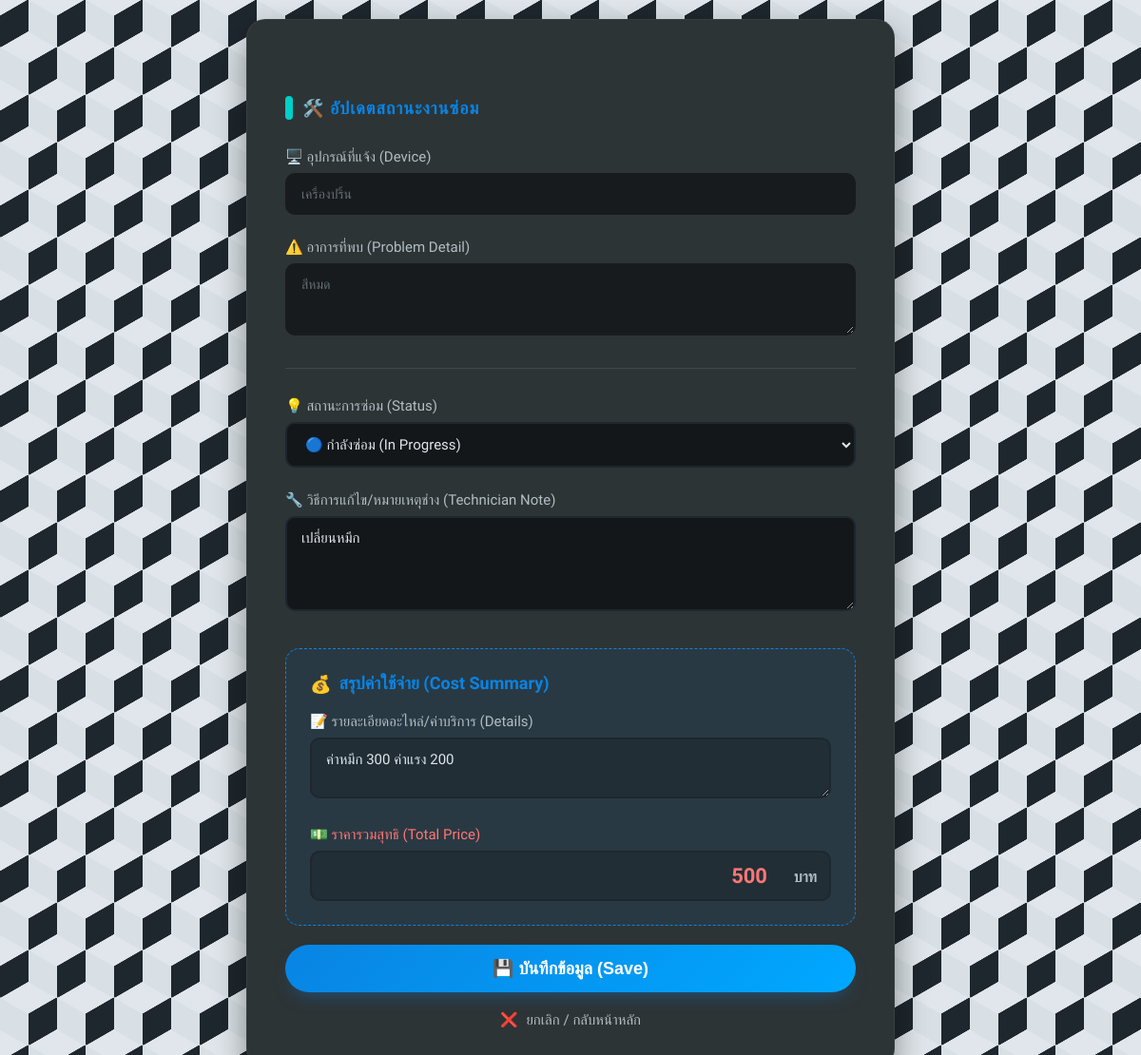
The app's page /update/1 (signed in) with its own data.
### tables this page shows
CREATE TABLE repairs (
    repair_id INTEGER PRIMARY KEY AUTOINCREMENT,
    user_id INTEGER NOT NULL,
    device_name TEXT NOT NULL,
    problem_detail TEXT NOT NULL,
    location TEXT NOT NULL,
    status TEXT DEFAULT 'Pending',
    report_date TIMESTAMP DEFAULT CURRENT_TIMESTAMP,
    technician_note TEXT,
    spare_parts TEXT, 
    cost INTEGER DEFAULT 0,
    FOREIGN KEY (user_id) REFERENCES users (user_id)
);

### app.py (the view, shortened to what this page needs)
@app.route('/update/<int:repair_id>', methods=['GET', 'POST'])
def update_repair(repair_id):
    if session.get('role') != 'admin':
        return redirect(url_for('login'))
    conn = get_db_connection()
    repair = conn.execute('SELECT * FROM repairs WHERE repair_id = ?', (repair_id,)).fetchone()
    conn.close()
    return render_template('update_repair.html', repair=repair)

### app.py (called while the page is built)
def get_db_connection():
    conn = sqlite3.connect('maintenance.db')
    conn.row_factory = sqlite3.Row
    return conn

### templates/update_repair.html (shortened to what this page needs)
<!DOCTYPE html>
<html lang="th">
<head>
    <link rel="stylesheet" href="{{ url_for('static', filename='style.css') }}">
</head>
<body>
    <div class="update-container">
        <h2>🛠️ อัปเดตสถานะงานซ่อม</h2>
        <form method="POST">
            <div class="form-group">
                <label>🖥️ อุปกรณ์ที่แจ้ง (Device)</label>
                <input type="text" value="{{ repair['device_name'] }}" class="form-control readonly" readonly>
            </div>
            <div class="form-group">
                <label>⚠️ อาการที่พบ (Problem Detail)</label>
                <textarea rows="3" class="form-control readonly" readonly>{{ repair['problem_detail'] }}</textarea>
            </div>
            <hr class="divider">
            <div class="form-group">
                <label for="status">💡 สถานะการซ่อม (Status)</label>
                <select name="status" id="status" class="form-control" style="cursor: pointer;">
                    <option value="In Progress" {% if repair['status'] == 'In Progress' %}selected{% endif %}>🔵 กำลังซ่อม (In Progress)</option>
                </select>
            </div>
            <div class="form-group">
                <label for="technician_note">🔧 วิธีการแก้ไข/หมายเหตุช่าง (Technician Note)</label>
                <textarea name="technician_note" id="technician_note" rows="4" class="form-control" placeholder="ระบุสิ่งที่ได้ดำเนินการไป...">{{ repair['technician_note'] or '' }}</textarea>
            </div>
            <div class="cost-section">
                <div class="cost-title">
                    💰 <span>สรุปค่าใช้จ่าย (Cost Summary)</span>
                </div>
                <div class="form-group">
                    <label for="spare_parts">📝 รายละเอียดอะไหล่/ค่าบริการ (Details)</label>
                    <textarea name="spare_parts" id="spare_parts" rows="2" class="form-control" placeholder="เช่น ค่า SSD 500 บาท, ค่าแรง 300 บาท..." style="background-color: rgba(0,0,0,0.2);">{{ repair['spare_parts'] or '' }}</textarea>
                </div>
                <div class="form-group" style="margin-bottom: 0;">
                    <label for="cost" style="color: var(--danger-color);">💵 ราคารวมสุทธิ (Total Price)</label>
                    <div class="price-input-group">
                        <input type="number" name="cost" id="cost" class="form-control price-input" placeholder="0" value="{{ repair['cost'] or 0 }}" min="0">
                        <span class="price-currency">บาท</span>
                    </div>
                </div>
            </div>
            <button type="submit" class="btn-submit">💾 บันทึกข้อมูล (Save)</button>
        </form>
        <a href="{{ url_for('dashboard') }}" class="btn-cancel">
            <span style="margin-right: 5px;">❌</span> ยกเลิก / กลับหน้าหลัก
        </a>
    </div>
</body>
</html>

### static/style.css (style rules this page uses)
:root { --primary-blue: #0984e3; --light-blue: #74b9ff; --teal: #00cec9; --bg-color: #dfe6e9; --text-color: #2d3436; --border-radius: 15px; }
body { font-family: 'Prompt', sans-serif; color: var(--text-color); margin: 0; padding: 40px 20px; min-height: 100vh; background-color: #eef2f3; background-image: linear-gradient(30deg, #e0e6eb 12%, transparent 12.5%, transparent 87%, #e0e6eb 87.5%, #e0e6eb), linear-gradient(150deg, #e0e6eb 12%, transparent 12.5%, transparent 87%, #e0e6eb 87.5%, #e0e6eb), linear-gradient(30deg, #e0e6eb 12%, transparent 12.5%, transparent 87%, #e0e6eb 87.5%, #e0e6eb), linear-gradient(150deg, #e0e6eb 12%, transparent 12.5%, transparent 87%, #e0e6eb 87.5%, #e0e6eb), linear-gradient(60deg, #d8e0e5 25%, transparent 25.5%, transparent 75%, #d8e0e5 75%, #d8e0e5), linear-gradient(60deg, #d8e0e5 25%, transparent 25.5%, transparent 75%, #d8e0e5 75%, #d8e0e5); background-size: 60px 100px; background-position: 0 0, 0 0, 30px 50px, 30px 50px, 0 0, 30px 50px; display: flex; justify-content: center; }
h2 { font-size: 18px; color: var(--primary-blue); margin-top: 40px; margin-bottom: 15px; display: flex; align-items: center; }
h2::before { content: ''; display: inline-block; width: 8px; height: 25px; background: var(--teal); margin-right: 10px; border-radius: 4px; }

### templates/update_repair.html (style rules this page uses)
:root { --bg-primary: #1e272e; --bg-secondary: #2d3436; --text-primary: #dfe6e9; --text-muted: #b2bec3; --accent-color: #0984e3; --danger-color: #ff7675; --success-color: #00b894; }
body { font-family: 'Prompt', sans-serif; background-color: var(--bg-primary); color: var(--text-primary); margin: 0; padding: 20px; display: flex; justify-content: center; align-items: center; min-height: 100vh; }
.update-container { background-color: var(--bg-secondary); padding: 40px; border-radius: 20px; box-shadow: 0 15px 35px rgba(0, 0, 0, 0.4); width: 100%; max-width: 600px; border: 1px solid rgba(255, 255, 255, 0.05); }
h2 { text-align: center; margin-bottom: 30px; font-weight: 600; color: var(--accent-color); letter-spacing: 1px; }
.form-group { margin-bottom: 25px; }
label { display: block; margin-bottom: 8px; font-weight: 500; color: var(--text-muted); font-size: 15px; }
.form-control { width: 100%; padding: 12px 15px; background-color: #13171a; border: 2px solid #1e272e; border-radius: 10px; color: var(--text-primary); font-family: 'Prompt', sans-serif; font-size: 15px; box-sizing: border-box; transition: all 0.3s ease; }
.form-control.readonly { background-color: #181b1e; border-color: #181b1e; color: #636e72; cursor: not-allowed; font-size: 14px; }
.cost-section { background: rgba(9, 132, 227, 0.08); padding: 25px; border-radius: 15px; margin-top: 35px; border: 1px dashed var(--accent-color); position: relative; }
.cost-title { font-size: 18px; font-weight: 600; color: var(--accent-color); margin-bottom: 20px; display: flex; align-items: center; }
.cost-title span { margin-left: 8px; }
.price-input-group { position: relative; }
.price-currency { position: absolute; right: 15px; top: 50%; transform: translateY(-50%); color: var(--text-muted); font-weight: bold; }
.form-control.price-input { font-size: 22px; font-weight: 700; color: var(--danger-color); padding-right: 50px; text-align: right; background-color: rgba(0, 0, 0, 0.2); }
.btn-submit { width: 100%; padding: 14px; background: linear-gradient(135deg, var(--accent-color), #00a8ff); color: white; border: none; border-radius: 50px; font-size: 18px; font-weight: 600; cursor: pointer; transition: all 0.3s ease; box-shadow: 0 10px 20px -10px rgba(9, 132, 227, 0.5); margin-top: 20px; }
.btn-cancel { display: block; text-align: center; margin-top: 20px; color: var(--text-muted); text-decoration: none; font-size: 15px; transition: 0.3s; }
hr.divider { border: 0; height: 1px; background: rgba(255, 255, 255, 0.1); margin: 30px 0; }

### records on screen
repairs: device_name "เครื่องปริ้น", problem_detail "สีหมด", status "🔵 กำลังซ่อม (In Progress)", technician_note "เปลี่ยนหมึก", spare_parts "ค่าหมึก 300 ค่าแรง 200", cost "500"
